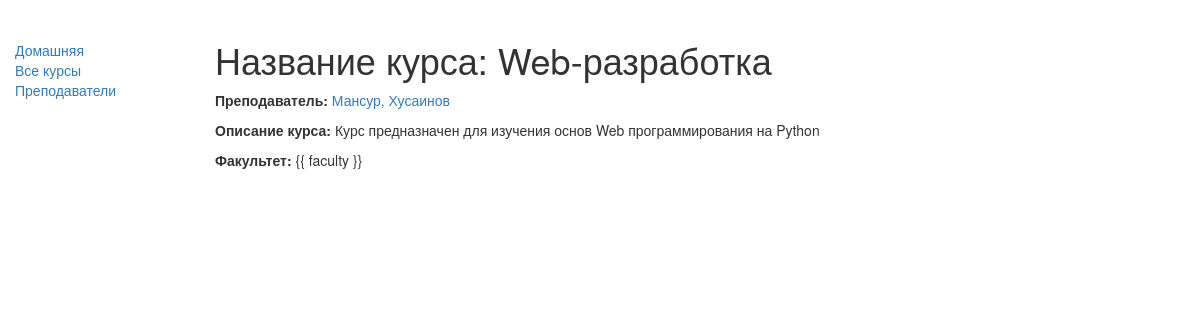
Screenshot of /firstapp/course/1 with the database file from the repository.
### firstapp/models.py (models this page shows, shortened)
class course(models.Model):
    title = models.CharField(max_length=200)
    teacher = models.ForeignKey('Teacher', on_delete=models.SET_NULL, null=True)
    summary = models.TextField(max_length=1000, help_text="Введите описание учебного курса")
    faculty = models.ManyToManyField(faculty, help_text="Выберите факультет")
    def display_faculty(self):
        """
        Вывод строки в списке курсов. Для показа факультета в Admin-панели.
        """
        return ','.join([faculty.name for faculty in self.faculty.all()[:3]])
    display_faculty.short_description = 'Faculty'

class teacher(models.Model):
    first_name = models.CharField(max_length=100)
    last_name = models.CharField(max_length=100)
    date_of_birth = models.DateField(null=True, blank=True)
    def __str__(self):
        return '%s, %s' % (self.last_name, self.first_name)

class faculty(models.Model):
    name = models.CharField(max_length=200, help_text="Введите наименование факультета")

### firstapp/views.py (the view)
# urls.py: url(r'course/(?P<pk>\d+)$', views.courseDetailView.as_view(), name='Данные о курсе'),
class courseDetailView(generic.DetailView):
    model = course

### firstapp/templates/firstapp/course_detail.html (shortened to what this page needs)
﻿{% extends "base_generic.html" %}
{% block content %}
<h1>Название курса: {{ course.title }}</h1>
<p><strong>Преподаватель:</strong> <a href="">{{ course.teacher }}</a></p>
<p><strong>Описание курса:</strong> {{ course.summary }}</p>
<p><strong>Факультет:</strong> {% for faculty in course.faculty.all %} {{ faculty
}}{% if not forloop.last %}, {% endif %}{% endfor %}</p>
{% endblock %}

### rows the page displays
course: title "Web-разработка", teacher "Мансур, Хусаинов", summary "Курс предназначен для изучения основ Web программирования на Python"
